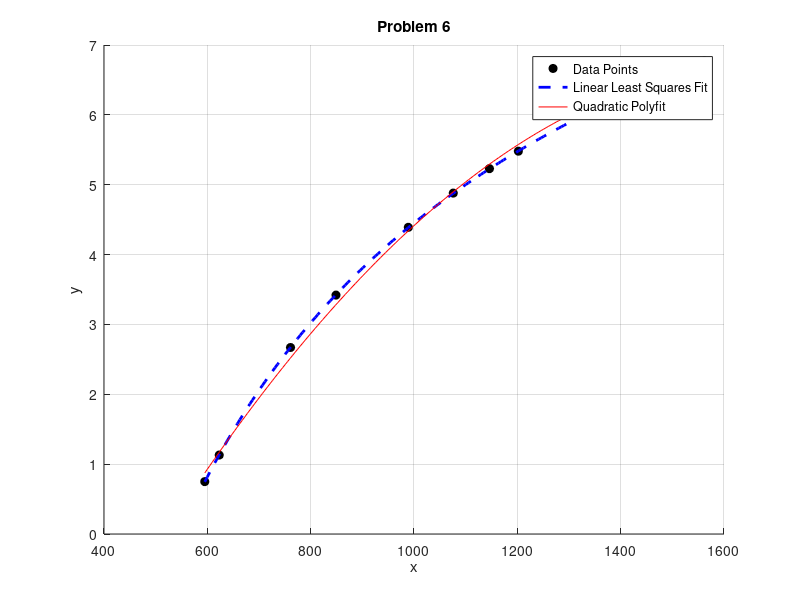

Here is the MATLAB script that generated this plot:
%% Midterm Exam Problem 6 - Nouh Shaikh
clear; clc; close all;

X =[595, 623, 761, 849, 989, 1076, 1146, 1202, 1382, 1445, 1562];
y = [0.75, 1.13, 2.67, 3.42, 4.39, 4.88, 5.23, 5.48, 6.19, 6.40, 6.77];

x_fit = linspace(min(X), max(X), 200);

figure(1); hold on; grid on;
plot(X, y, 'ko', 'MarkerFaceColor', 'k');
xlabel('x'); ylabel('y'); title('Problem 6');

Z = [ones(length(X), 1), log(X)', (1./X)']; 
coeff = Z \ y'; 

y_matrix_fit = coeff(1) + coeff(2)*log(x_fit) + coeff(3)./x_fit;
plot(x_fit, y_matrix_fit, 'b--', 'LineWidth', 2);

p = polyfit(X, y, 2); 
y_poly_fit = polyval(p, x_fit);
plot(x_fit, y_poly_fit, 'r', 'LineWidth', 0.5); 
legend('Data Points', 'Linear Least Squares Fit', 'Quadratic Polyfit', 'Location', 'best');
